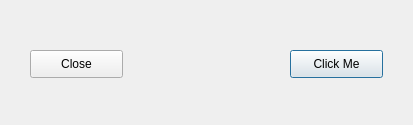
<?xml version="1.0" encoding="UTF-8"?>
<ui version="4.0">
 <class>PushButton</class>
 <widget class="QDialog" name="PushButton">
  <property name="geometry">
   <rect>
    <x>0</x>
    <y>0</y>
    <width>413</width>
    <height>125</height>
   </rect>
  </property>
  <property name="windowTitle">
   <string>PushButton</string>
  </property>
  <widget class="QPushButton" name="pushButton">
   <property name="geometry">
    <rect>
     <x>290</x>
     <y>50</y>
     <width>93</width>
     <height>28</height>
    </rect>
   </property>
   <property name="text">
    <string>Click Me</string>
   </property>
  </widget>
  <widget class="QPushButton" name="pushButton_2">
   <property name="geometry">
    <rect>
     <x>30</x>
     <y>50</y>
     <width>93</width>
     <height>28</height>
    </rect>
   </property>
   <property name="text">
    <string>Close</string>
   </property>
  </widget>
 </widget>
 <layoutdefault spacing="6" margin="11"/>
 <resources/>
 <connections/>
</ui>
